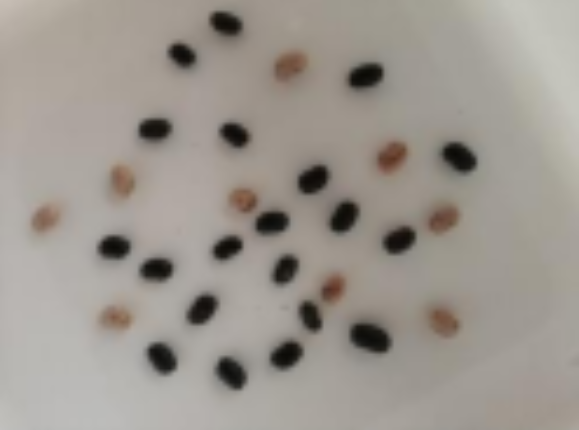
#> input picture feijoes.png, 579 x 430 px, found by its file name
$ python feijao.py
#> lines starting #> are read from the running program, lines starting #| are printed output that depends on the picture; after the words box and inside, x2 and y2 are one past the last pixel; in counts of white or black regions, pixels touching at a corner belong together
import cv2
import numpy as np

imagem = cv2.imread('contarfeijoes/feijoes.png')
#> imagem is the input picture: shape (430, 579, 3); mean B, G, R 144.1, 151.4, 157.5

hsv = cv2.cvtColor(imagem, cv2.COLOR_BGR2HSV)
#> hsv: shape (430, 579, 3); mean H, S, V 17.4, 23.8, 157.5

lower_black = np.array([0, 0, 12])
upper_black = np.array([180, 255, 46])
lower_brown = np.array([10, 50, 50])
upper_brown = np.array([30, 255, 255])

mask_black = cv2.inRange(hsv, lower_black, upper_black)
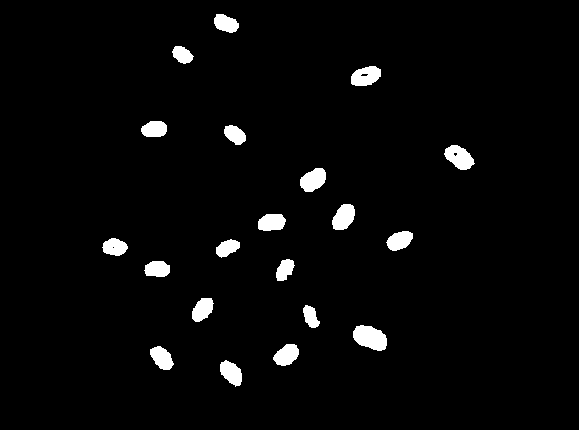
#> mask_black: shape (430, 579); 3% white; 20 white regions, largest, box (x1, y1, x2, y2) and area: (353, 325, 387, 351) 637, (444, 145, 475, 170) 491, (351, 66, 381, 86) 451
mask_brown = cv2.inRange(hsv, lower_brown, upper_brown)
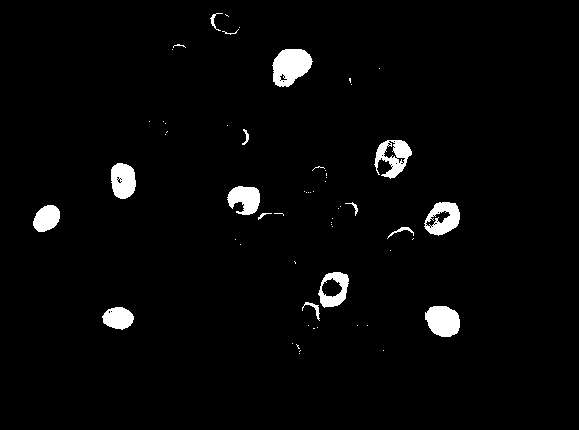
#> mask_brown: shape (430, 579); 2.8% white; 61 white regions (45 under 20 px)

contornos_black, _ = cv2.findContours(mask_black, cv2.RETR_EXTERNAL, cv2.CHAIN_APPROX_SIMPLE)
#> contornos_black = 20 contours; largest, box (x1, y1, x2, y2) and area: (353, 325, 387, 351) 592, (444, 145, 475, 170) 460, (351, 66, 381, 86) 424, (300, 168, 326, 192) 416, (332, 204, 355, 230) 406
contornos_brown, _ = cv2.findContours(mask_brown, cv2.RETR_EXTERNAL, cv2.CHAIN_APPROX_SIMPLE)
#> contornos_brown = 61 contours, 47 with area under 20; largest, box (x1, y1, x2, y2) and area: (272, 49, 313, 87) 1064, (424, 202, 460, 236) 850, (374, 140, 412, 179) 832, (425, 306, 460, 337) 808, (318, 272, 349, 308) 793

contador_feijao_preto = 0
contador_feijao_carioca = 0

for contorno in contornos_black:
    area = cv2.contourArea(contorno)
    if area > 100:
        contador_feijao_preto += 1
#> this loop made 20 passes
#> area on passes 1 to 12: 356.5, 347.5, 367.5, 592.5, 223, 336.5, 308, 253, 265.5, 308, 347, 359.5
#> after the loop, contador_feijao_preto = 20

for contorno in contornos_brown:
    area = cv2.contourArea(contorno)
    if area > 100:
        contador_feijao_carioca += 1
#> this loop made 61 passes
#> area on passes 11, 12, 13, 14, 20, 29, 30, 31, 37, 43, 44, 47: 502.5, 808, 53, 793, 45, 505.5, 850, 20.5, 620.5, 690, 832.5, 28.5
#> after the loop, contador_feijao_carioca = 9

print("Número de feijões pretos:", contador_feijao_preto)
#| Número de feijões pretos: 20
print("Número de feijões cariocas:", contador_feijao_carioca)
#| Número de feijões cariocas: 9

cv2.drawContours(imagem, contornos_black, -1, (0, 255, 0), 2)
cv2.drawContours(imagem, contornos_brown, -1, (0, 0, 255), 2)
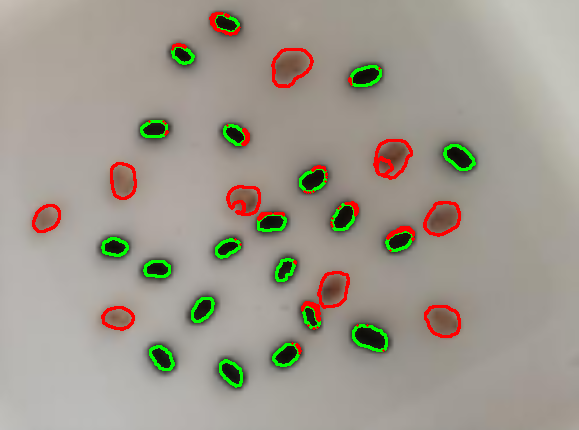
#> imagem: shape (430, 579, 3); mean B, G, R 141.7, 153, 159.2

cv2.imshow('Contornos', imagem)
cv2.waitKey(0)
cv2.destroyAllWindows()
